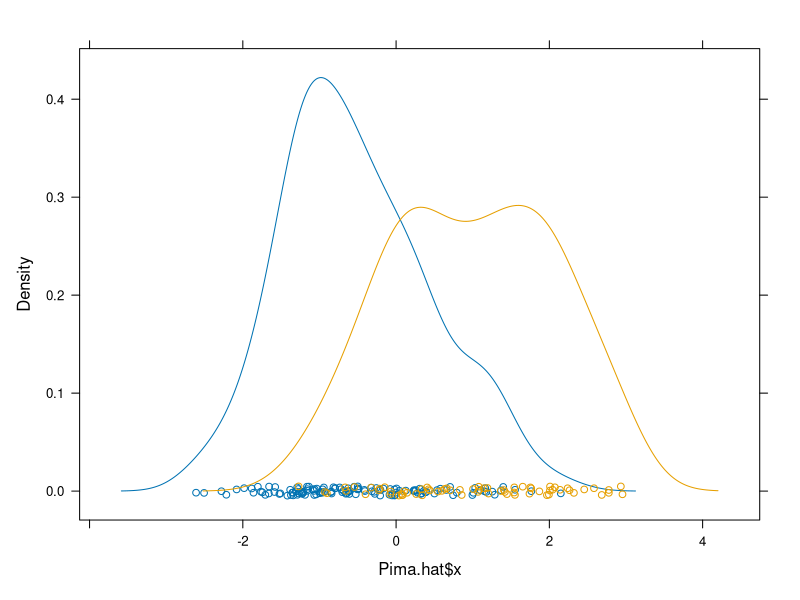

R code for this plot:
setwd("~/Documents/rprojects/dataScience")


# Defintion of Linear Discriminant Analysis:
#     Which feaure (attribute) can best help determine the classification of a data row(x)
#     The decisive attributes for classification
#     This means, we are filtering the features and weighing them to see which features
#     makes sense to use for the classification.


#####################################
# Exercise 1a                       #
#####################################
# Source:                           ####################################################
# http://maths-people.anu.edu.au/~johnm/courses/dm/math3346/2008/pdf/r-exercisesVI.pdf #
########################################################################################

#install.packages("MASS")
library(MASS)
data("Pima.tr")
View(Pima.tr)
help(Pima.tr)

#####################################
# Exercise 1b                      #
#####################################

# Linear Discriminant analysis.
# We firstly take all columns of Pima.tr, except the type.
# CV is set to TRUE, to get predictions of class memberships.
# This is to get the cross-validation while leaving type out.
PimaCV.lda <- lda(type ~ . , data = Pima.tr, CV = TRUE)

# A table which is our confusion matrix
tab <- table(Pima.tr$type, PimaCV.lda$class)
tab

# Convert confusion matrix intro percentage.
conCV1 <- rbind(tab[1,] / sum(tab[1,]), tab[2,] / sum(tab[2,]))

# Dimension names
dimnames(conCV1)


dimnames(conCV1) <-
  list(Actual = c("No", "Yes"),
       "Predicted (cv)" = c("No",
                            "Yes"))
print(round(conCV1, 3))

#####################################
# Exercise 1c                       #
#####################################
# This time we don't make use of CV
Pima.lda <- lda(type ~ . , data = Pima.tr)
Pima.hat <- predict(Pima.lda)
tabtrain <- table(Pima.tr$type, Pima.hat$class)

# Convert confusion matrix intro percentage.
conTrain <-
  rbind(tab[1,] / sum(tab[1,]), tab[2,] / sum(tab[2,]))

# Dimension names
dimnames(conTrain) <-
  list(Actual = c("No", "Yes"),
       "Predicted (cv)" = c("No",
                            "Yes"))
print(round(conTrain, 3))

#####################################
# Exercise 1d                       #
#####################################
library(lattice)

# The plot shows the distribution of discriminants
# x = Linear discriminant
# y = Density (percentage)
densityplot( ~ Pima.hat$x, groups = Pima.tr$type)


#####################################
# Exercise 1e                       #
#####################################

# 
confusion <-
  function(actual,
           predicted,
           names = NULL,
           printit = TRUE,
           prior = NULL) {
    # if names variable is null, then set default value with actual
    if (is.null(names))
      names <- levels(actual)
    
    # Put actual and predicted into a matrix (Confusion matrix)
    tab <- table(actual, predicted)
    # Convert confusion matrix to percentages
    acctab <- t(apply(tab, 1, function(x) x / sum(x)))
    
    # Set dimmension names for acctab
    dimnames(acctab) <- list(Actual = names, "Predicted (cv)" = names)
    
    # If there is no prior probability, then a probability is calculated from the actual
    # acc = accuracy is also calculated from the new prior
    if (is.null(prior)) {
      relnum <- table(actual)
      prior <- relnum / sum(relnum)
      acc <- sum(tab[row(tab) == col(tab)]) / sum(tab)
    }
    # If prior has a value, then accuracy is calculated from the existing prior
    else {
      acc <- sum(prior * diag(acctab))
      names(prior) <- names
    }
    # Print the accuracy and prior frequency
    if (printit)
      print(round(c(
        "Overall accuracy" = acc, "Prior frequency" = prior
      ),
      4))
    # Print the confusion matrix
    if (printit) {
      cat("\nConfusion matrix", "\n")
      print(round(acctab, 4))
    }
    invisible(acctab)
  }


#####################################
# Exercise 2a                       #
#####################################
